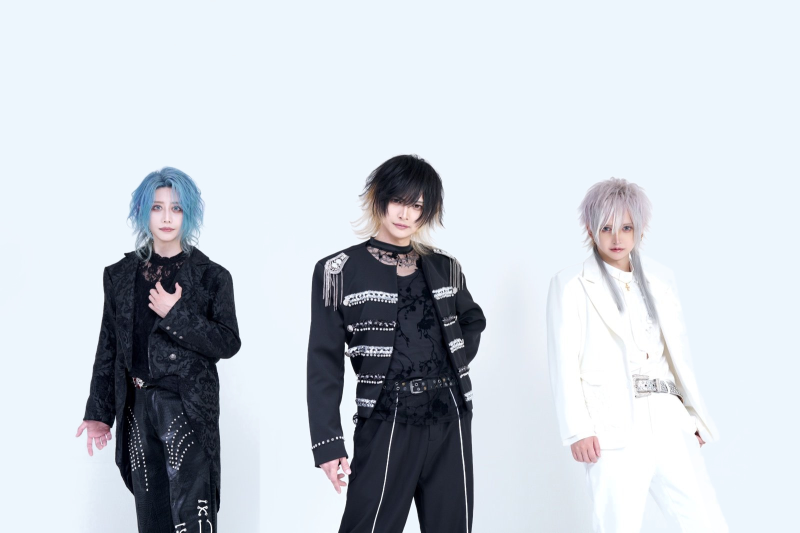
#> input picture assets/charity/group_flat.jpg, 1600 x 1066 px (shown at 1/2 size)
$ python cut_group_flat.py
#> lines starting #> are read from the running program, lines starting #| are printed output that depends on the picture; after the words box and inside, x2 and y2 are one past the last pixel; in counts of white or black regions, pixels touching at a corner belong together
#!/usr/bin/env python3
"""Cut the flat pale-blue background out of group_flat.jpg.

The matte is primarily a soft colour-distance key.  A filled mask made from
large connected foreground components protects pale clothes inside each
person's silhouette, while the original soft key remains at the outer edge.
"""

from __future__ import annotations

import argparse
from pathlib import Path

import cv2
import numpy as np


DEFAULT_BG = np.array([237.0, 246.0, 253.0], dtype=np.float32)


def smoothstep(edge0: float, edge1: float, value: np.ndarray) -> np.ndarray:
    value = np.clip((value - edge0) / (edge1 - edge0), 0.0, 1.0)
    return value * value * (3.0 - 2.0 * value)


def estimate_background(rgb: np.ndarray) -> np.ndarray:
    """Robustly estimate the flat background from clearly empty border areas."""
    h, w = rgb.shape[:2]
    strips = np.concatenate(
        (
            rgb[: max(32, h // 8)].reshape(-1, 3),
            rgb[:, : max(16, w // 50)].reshape(-1, 3),
            rgb[:, -max(16, w // 50) :].reshape(-1, 3),
        ),
        axis=0,
    )
    estimate = np.median(strips, axis=0).astype(np.float32)
    # Guard against an unexpectedly occupied border.  The known flattened
    # source colour is also useful for byte-for-byte reproducibility.
    if np.linalg.norm(estimate - DEFAULT_BG) > 12.0:
        return DEFAULT_BG.copy()
    return estimate


def colour_key_score(rgb: np.ndarray, background: np.ndarray) -> np.ndarray:
    """Perceptual distance using luminance, chroma, saturation and hue."""
    bg_pixel = np.uint8([[np.clip(background, 0, 255)]])
    lab = cv2.cvtColor(rgb, cv2.COLOR_RGB2LAB).astype(np.float32)
    bg_lab = cv2.cvtColor(bg_pixel, cv2.COLOR_RGB2LAB)[0, 0].astype(np.float32)
    hsv = cv2.cvtColor(rgb, cv2.COLOR_RGB2HSV).astype(np.float32)
    bg_hsv = cv2.cvtColor(bg_pixel, cv2.COLOR_RGB2HSV)[0, 0].astype(np.float32)

    # A cast shadow is mostly a darker copy of the backdrop, whereas the white
    # suit is brighter and less blue.  Treat those two luminance directions
    # asymmetrically so the shadow is discarded without erasing the suit.
    dl_light = np.maximum(lab[..., 0] - bg_lab[0], 0.0)
    dl_dark = np.maximum(bg_lab[0] - lab[..., 0] - 22.0, 0.0)
    dc = np.linalg.norm(lab[..., 1:3] - bg_lab[1:3], axis=2)
    ds = np.abs(hsv[..., 1] - bg_hsv[1])

    # OpenCV hue is circular in [0, 180).  Hue is unreliable near grey, so
    # weight it by the smaller saturation of the two colours.
    dh = np.abs(hsv[..., 0] - bg_hsv[0])
    dh = np.minimum(dh, 180.0 - dh)
    hue_weight = np.minimum(hsv[..., 1], bg_hsv[1]) / 32.0

    return np.sqrt(
        (0.70 * dl_light) ** 2
        + (0.48 * dl_dark) ** 2
        + (1.12 * dc) ** 2
        + (0.20 * ds) ** 2
        + (0.18 * dh * hue_weight) ** 2
    )


def person_silhouettes(rgb: np.ndarray, score: np.ndarray) -> np.ndarray:
    """Estimate the three large person components, including pale interiors."""
    h, w = score.shape
    sx, sy = w / 1600.0, h / 1066.0
    canonical_rois = (
        (125, 295, 390, 771),
        (565, 265, 440, 801),
        (1050, 315, 430, 751),
    )
    combined = np.zeros((h, w), np.uint8)
    cv2.setRNGSeed(20260918)

    for cx, cy, cw, ch in canonical_rois:
        x, y = int(cx * sx), int(cy * sy)
        rw, rh = min(int(cw * sx), w - x), min(int(ch * sy), h - y)
        mask = np.full((h, w), cv2.GC_BGD, np.uint8)
        mask[y : y + rh, x : x + rw] = cv2.GC_PR_FGD
        # Exact/near-exact key pixels are certain background.  Strong colour
        # differences seed foreground; white clothing remains probable FG and
        # is learned as part of the connected person model.
        mask[score < 0.8] = cv2.GC_BGD
        roi = np.zeros((h, w), bool)
        roi[y : y + rh, x : x + rw] = True
        mask[roi & (score > 11.0)] = cv2.GC_FGD
        bg_model = np.zeros((1, 65), np.float64)
        fg_model = np.zeros((1, 65), np.float64)
        cv2.grabCut(rgb, mask, None, bg_model, fg_model, 5, cv2.GC_INIT_WITH_MASK)
        component = np.uint8((mask == cv2.GC_FGD) | (mask == cv2.GC_PR_FGD)) * 255

        count, labels, stats, _ = cv2.connectedComponentsWithStats(component, 8)
        for label in range(1, count):
            if stats[label, cv2.CC_STAT_AREA] >= score.size * 0.008:
                combined[labels == label] = 255

    # Remove only small enclosed segmentation pinholes.  Large openings (for
    # example between an arm and torso) are genuine background and stay clear.
    inverse = np.uint8(combined == 0) * 255
    count, labels, stats, _ = cv2.connectedComponentsWithStats(inverse, 8)
    max_hole_area = score.size * 0.001
    for label in range(1, count):
        x = stats[label, cv2.CC_STAT_LEFT]
        y = stats[label, cv2.CC_STAT_TOP]
        ww = stats[label, cv2.CC_STAT_WIDTH]
        hh = stats[label, cv2.CC_STAT_HEIGHT]
        touches_edge = x == 0 or y == 0 or x + ww == w or y + hh == h
        if not touches_edge and stats[label, cv2.CC_STAT_AREA] <= max_hole_area:
            combined[labels == label] = 255

    return combined


def despill(rgb: np.ndarray, alpha: np.ndarray, background: np.ndarray) -> np.ndarray:
    """Remove pale-blue background mixed into antialiased edge pixels."""
    source = rgb.astype(np.float32) / 255.0
    bg = background.astype(np.float32) / 255.0
    a = alpha[..., None]

    # Invert the usual source-over equation.  Very small alphas are clamped to
    # keep JPEG noise from turning into strongly coloured specks.
    safe_a = np.maximum(a, 0.08)
    unmixed = (source - bg * (1.0 - a)) / safe_a
    unmixed = np.clip(unmixed, 0.0, 1.0)
    edge_amount = np.clip((1.0 - a) * (a > 0.015), 0.0, 1.0)
    result = source * (1.0 - edge_amount) + unmixed * edge_amount
    result[a[..., 0] <= 0.005] = 0.0
    return np.uint8(np.clip(result * 255.0 + 0.5, 0, 255))


def cut_out(rgb: np.ndarray) -> tuple[np.ndarray, np.ndarray]:
    background = estimate_background(rgb)
    score = colour_key_score(rgb, background)

    # A broad transition retains fine hair and antialiasing without a hard rim.
    alpha = smoothstep(2.25, 8.5, score)
    silhouette = person_silhouettes(rgb, score)
    interior = cv2.erode(
        silhouette, cv2.getStructuringElement(cv2.MORPH_ELLIPSE, (5, 5)), iterations=1
    ) > 0
    support = cv2.dilate(
        silhouette, cv2.getStructuringElement(cv2.MORPH_ELLIPSE, (7, 7)), iterations=1
    ) > 0
    alpha[~support] = 0.0
    alpha[interior] = 1.0
    alpha = cv2.GaussianBlur(alpha, (0, 0), 0.35)
    alpha[interior] = 1.0
    alpha[alpha < 0.006] = 0.0

    clean_rgb = despill(rgb, alpha, background)
    rgba = np.dstack((clean_rgb, np.uint8(np.clip(alpha * 255.0 + 0.5, 0, 255))))
    return rgba, background


def main() -> None:
    here = Path(__file__).resolve().parent
    parser = argparse.ArgumentParser(description=__doc__)
    parser.add_argument("--input", type=Path, default=here / "group_flat.jpg")
    parser.add_argument("--output", type=Path, default=here / "group_flat_cut.png")
    parser.add_argument(
        "--preview", type=Path, default=here / "group_flat_cut_preview.jpg"
    )
    args = parser.parse_args()

    bgr = cv2.imread(str(args.input), cv2.IMREAD_COLOR)
#> bgr is the input picture: shape (1066, 1600, 3); mean B, G, R 213.3, 205.8, 199.3
    if bgr is None:
        raise SystemExit(f"Could not read input: {args.input}")
    rgb = cv2.cvtColor(bgr, cv2.COLOR_BGR2RGB)
    rgba, background = cut_out(rgb)
#> in estimate_background, `estimate = np.median(strips, axis=0).astype(np.float32)`: estimate = [237, 246, 253]
#> in colour_key_score, `bg_pixel = np.uint8([[np.clip(background, 0, 255)]])`: bg_pixel = [[237, 246, 253]]
#> in colour_key_score, `lab = cv2.cvtColor(rgb, cv2.COLOR_RGB2LAB).astype(np.float32)`:
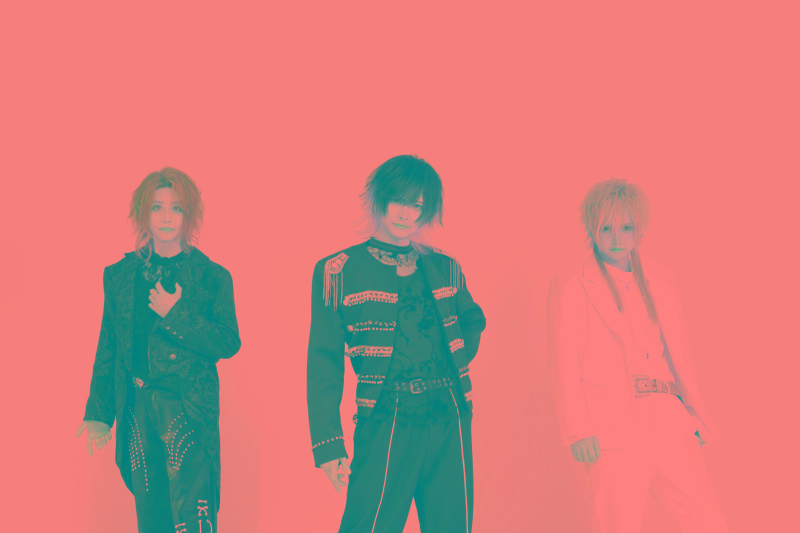
#> lab: shape (1066, 1600, 3) float32 (shown at 1/2 size); mean R, G, B 206.1, 128, 125
#> in colour_key_score, `bg_lab = cv2.cvtColor(bg_pixel, cv2.COLOR_RGB2LAB)[0, 0].astype(np.flo..`: bg_lab = [246, 126, 124]
#> in colour_key_score, `hsv = cv2.cvtColor(rgb, cv2.COLOR_RGB2HSV).astype(np.float32)`:
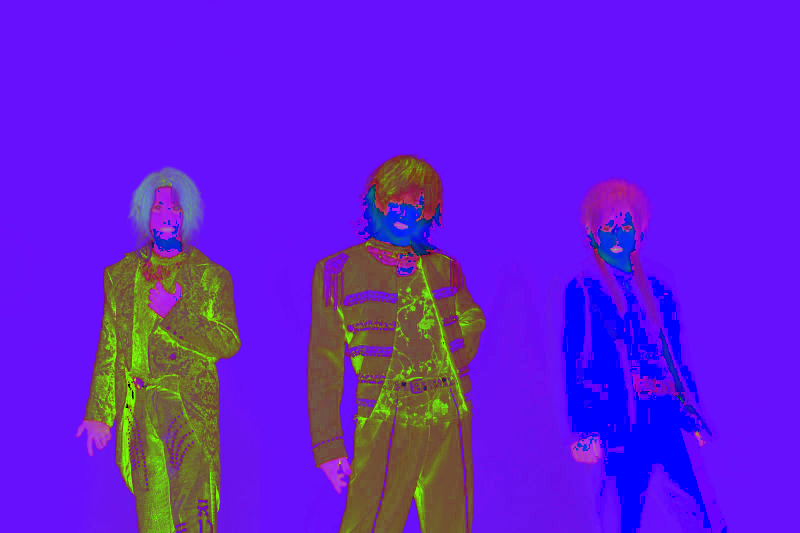
#> hsv: shape (1066, 1600, 3) float32 (shown at 1/2 size); mean R, G, B 101, 30.5, 215.9
#> in colour_key_score, `bg_hsv = cv2.cvtColor(bg_pixel, cv2.COLOR_RGB2HSV)[0, 0].astype(np.flo..`: bg_hsv = [103, 16, 253]
#> after the loop in person_silhouettes, `for cx, cy, cw, ch in canonical_rois:`:
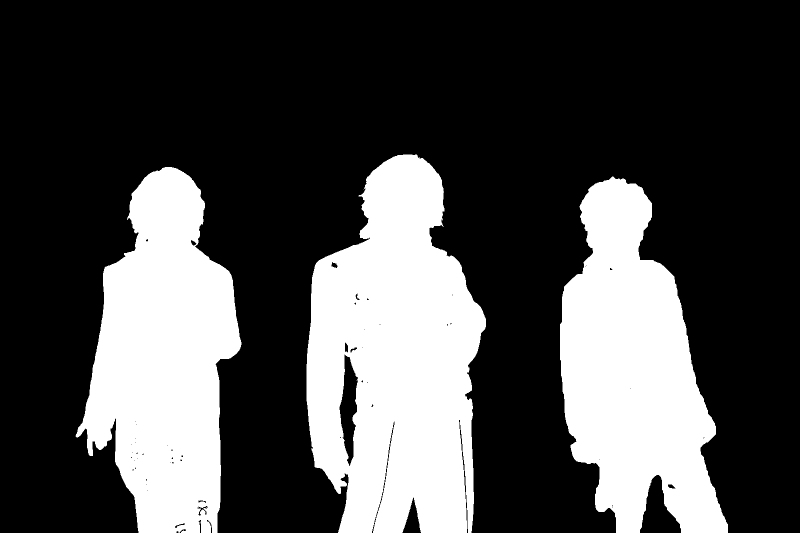
#> combined: shape (1066, 1600) (shown at 1/2 size); 29.1% white; 3 white regions, box (x1, y1, x2, y2) and area: (613, 309, 972, 1066) 194912, (151, 334, 483, 1066) 153180, (1120, 353, 1456, 1066) 147734
#> after the loop in person_silhouettes, `for cx, cy, cw, ch in canonical_rois:`: component: shape (1066, 1600); 8.7% white; 1 white region, box (x1, y1, x2, y2) and area: (1120, 353, 1456, 1066) 147734
#> after the loop in person_silhouettes, `for cx, cy, cw, ch in canonical_rois:`: roi: shape (1066, 1600) bool; 18.9% white; 1 white region, box (x1, y1, x2, y2) and area: (1050, 315, 1480, 1066) 322930
#> in person_silhouettes, `count, labels, stats, _ = cv2.connectedComponentsWithStats(inverse, 8)`:
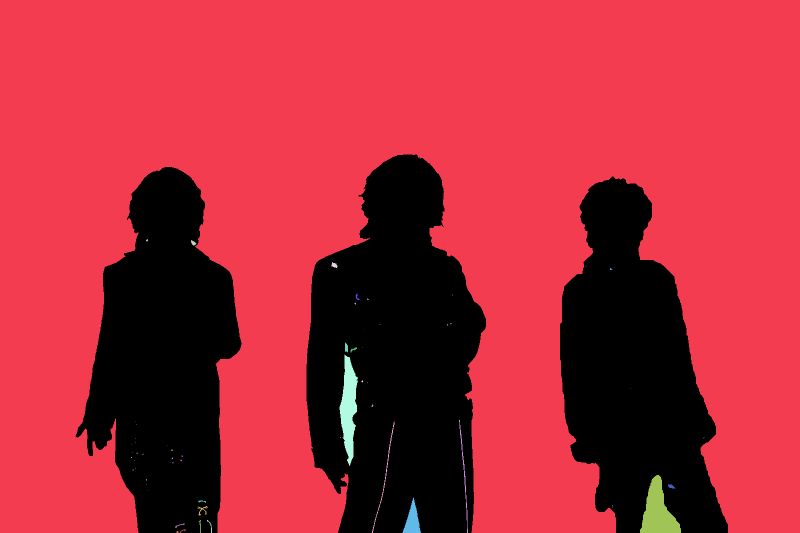
#> labels: shape (1066, 1600) int32 (shown at 1/2 size); 63 distinct labels, from 0 to 62; one colour per label, 0 black
#> in person_silhouettes, `count, labels, stats, _ = cv2.connectedComponentsWithStats(inverse, 8)`: count = 63; stats = 63 rows, first 6: [151, 309, 1305, 757, 495826], [0, 0, 1600, 1066, 1196926], [292, 478, 4, 5, 14], [382, 480, 11, 11, 67], [663, 524, 12, 12, 89], [1171, 531, 2, 2, 2]
#> the loop in person_silhouettes, `for label in range(1, count):` made 62 passes
#> (x, y, ww, hh, touches_edge) on passes 1 to 12: (0, 0, 1600, 1066, True), (292, 478, 4, 5, False), (382, 480, 11, 11, False), (663, 524, 12, 12, False), (1171, 531, 2, 2, False), (1220, 536, 5, 4, False), (711, 587, 8, 13, False), (904, 589, 1, 2, False), (734, 597, 4, 3, False), (709, 605, 3, 4, False), (901, 646, 2, 3, False), (759, 648, 2, 2, False)
#> after the loop in person_silhouettes, `for label in range(1, count):`:
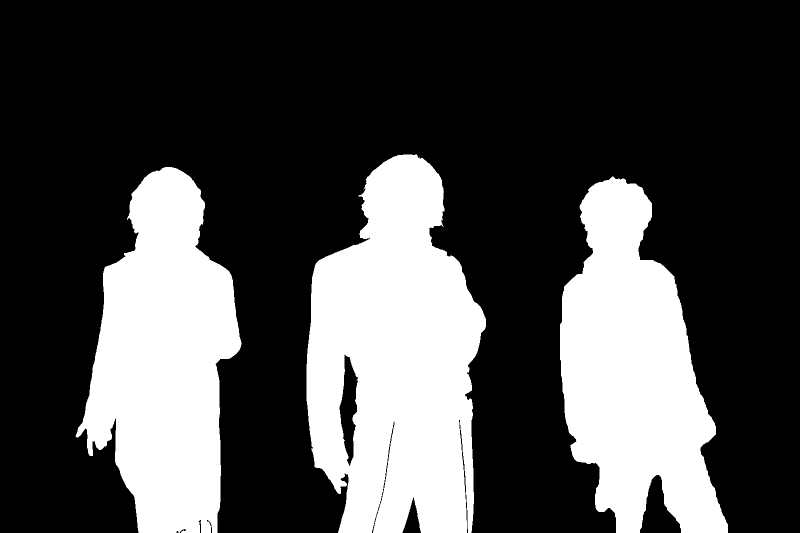
#> combined: shape (1066, 1600) (shown at 1/2 size); 29.1% white; 3 white regions, box (x1, y1, x2, y2) and area: (613, 309, 972, 1066) 195249, (151, 334, 483, 1066) 153533, (1120, 353, 1456, 1066) 147837
#> in cut_out, `interior = cv2.erode( silhouette, cv2.getStructuringElement(cv2.MORPH_..`: interior: shape (1066, 1600) bool; 28.2% white; 3 white regions, box (x1, y1, x2, y2) and area: (615, 311, 970, 1066) 187807, (154, 336, 481, 1066) 149079, (1122, 355, 1454, 1066) 143581
#> in cut_out, `support = cv2.dilate( silhouette, cv2.getStructuringElement(cv2.MORPH_..`: support: shape (1066, 1600) bool; 30.3% white; 3 white regions, box (x1, y1, x2, y2) and area: (610, 306, 975, 1066) 203877, (148, 331, 486, 1066) 159652, (1117, 350, 1459, 1066) 153945
#> in cut_out, `alpha[interior] = 1.0`:
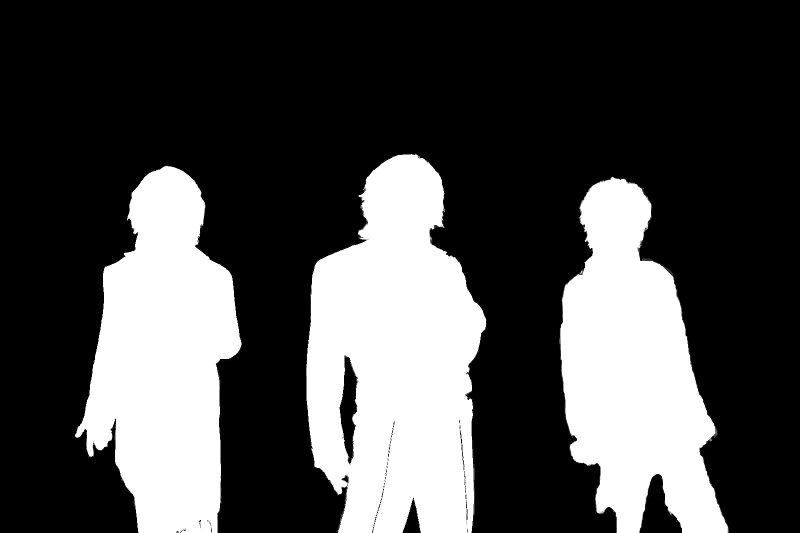
#> alpha: shape (1066, 1600) float32 (shown at 1/2 size); min 0, max 1, mean 0.291
#> in cut_out, `alpha[interior] = 1.0`: alpha: shape (1066, 1600) float32; min 0, max 1, mean 0.291
#> in cut_out, `alpha[alpha < 0.006] = 0.0`: alpha: shape (1066, 1600) float32; min 0, max 1, mean 0.291
#> in despill, `bg = background.astype(np.float32) / 255.0`: bg = [0.929, 0.965, 0.992]
#> background = [237, 246, 253]

    args.output.parent.mkdir(parents=True, exist_ok=True)
    if not cv2.imwrite(str(args.output), cv2.cvtColor(rgba, cv2.COLOR_RGBA2BGRA)):
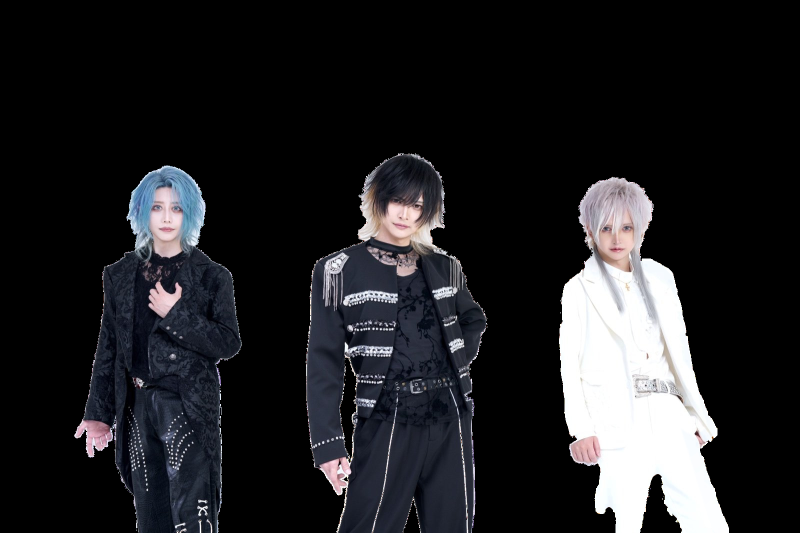
#> saved as group_flat_cut.png: shape (1066, 1600, 4) (shown at 1/2 size); mean B, G, R, A 36, 33.4, 33.3, 74.2
        raise SystemExit(f"Could not write output: {args.output}")

    alpha = rgba[..., 3:4].astype(np.float32) / 255.0
#> alpha: shape (1066, 1600, 1) float32
    black = np.array([10.0, 8.0, 6.0], dtype=np.float32)
    preview = rgba[..., :3].astype(np.float32) * alpha + black * (1.0 - alpha)
    preview_bgr = cv2.cvtColor(np.uint8(np.clip(preview + 0.5, 0, 255)), cv2.COLOR_RGB2BGR)
    if not cv2.imwrite(str(args.preview), preview_bgr, [cv2.IMWRITE_JPEG_QUALITY, 95]):
        raise SystemExit(f"Could not write preview: {args.preview}")

    print(f"background RGB: {tuple(int(round(x)) for x in background)}")
#| background RGB: (237, 246, 253)
    print(f"wrote {args.output} ({rgba.shape[1]}x{rgba.shape[0]}, RGBA)")
#| wrote assets/charity/group_flat_cut.png (1600x1066, RGBA)
    print(f"wrote {args.preview}")


if __name__ == "__main__":
    main()
